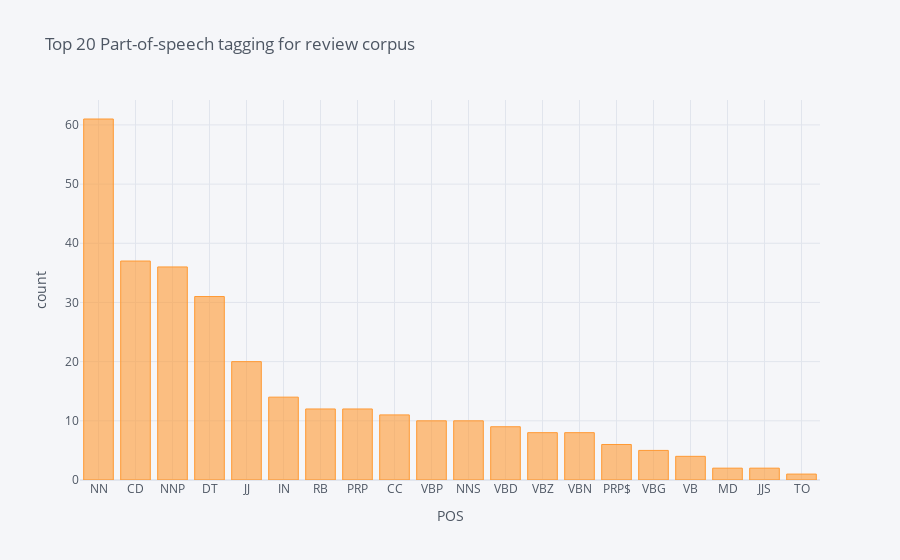

Write notebook code for a chart like this one.
### Markdown cell above
#### Review POS tags for reviews

### Code cell
blob = TextBlob(str(df['resolved']))
pos_df = pd.DataFrame(blob.tags, columns = ['word' , 'pos'])
pos_df = pos_df.pos.value_counts()[:20]
pos_df.iplot(
    kind='bar',
    xTitle='POS',
    yTitle='count', 
    title='Top 20 Part-of-speech tagging for review corpus')

### Figure 1 — Plotly figure (JSON) as saved in the notebook; plotly's stock layout.template omitted (floating-point values rounded to 4 significant figures)
{"data": [{"marker": {"color": "rgba(255, 153, 51, 0.6)", "line": {"color": "rgba(255, 153, 51, 1.0)", "width": 1}}, "name": "pos", "orientation": "v", "text": "", "type": "bar", "x": ["NN", "CD", "NNP", "DT", "JJ", "IN", "RB", "PRP", "CC", "VBP", "NNS", "VBD", "VBZ", "VBN", "PRP$", "VBG", "VB", "MD", "JJS", "TO"], "y": [61, 37, 36, 31, 20, 14, 12, 12, 11, 10, 10, 9, 8, 8, 6, 5, 4, 2, 2, 1]}], "layout": {"legend": {"bgcolor": "#F5F6F9", "font": {"color": "#4D5663"}}, "paper_bgcolor": "#F5F6F9", "plot_bgcolor": "#F5F6F9", "title": {"font": {"color": "#4D5663"}, "text": "Top 20 Part-of-speech tagging for review corpus"}, "xaxis": {"gridcolor": "#E1E5ED", "showgrid": true, "tickfont": {"color": "#4D5663"}, "title": {"font": {"color": "#4D5663"}, "text": "POS"}, "zerolinecolor": "#E1E5ED"}, "yaxis": {"gridcolor": "#E1E5ED", "showgrid": true, "tickfont": {"color": "#4D5663"}, "title": {"font": {"color": "#4D5663"}, "text": "count"}, "zerolinecolor": "#E1E5ED"}}}
